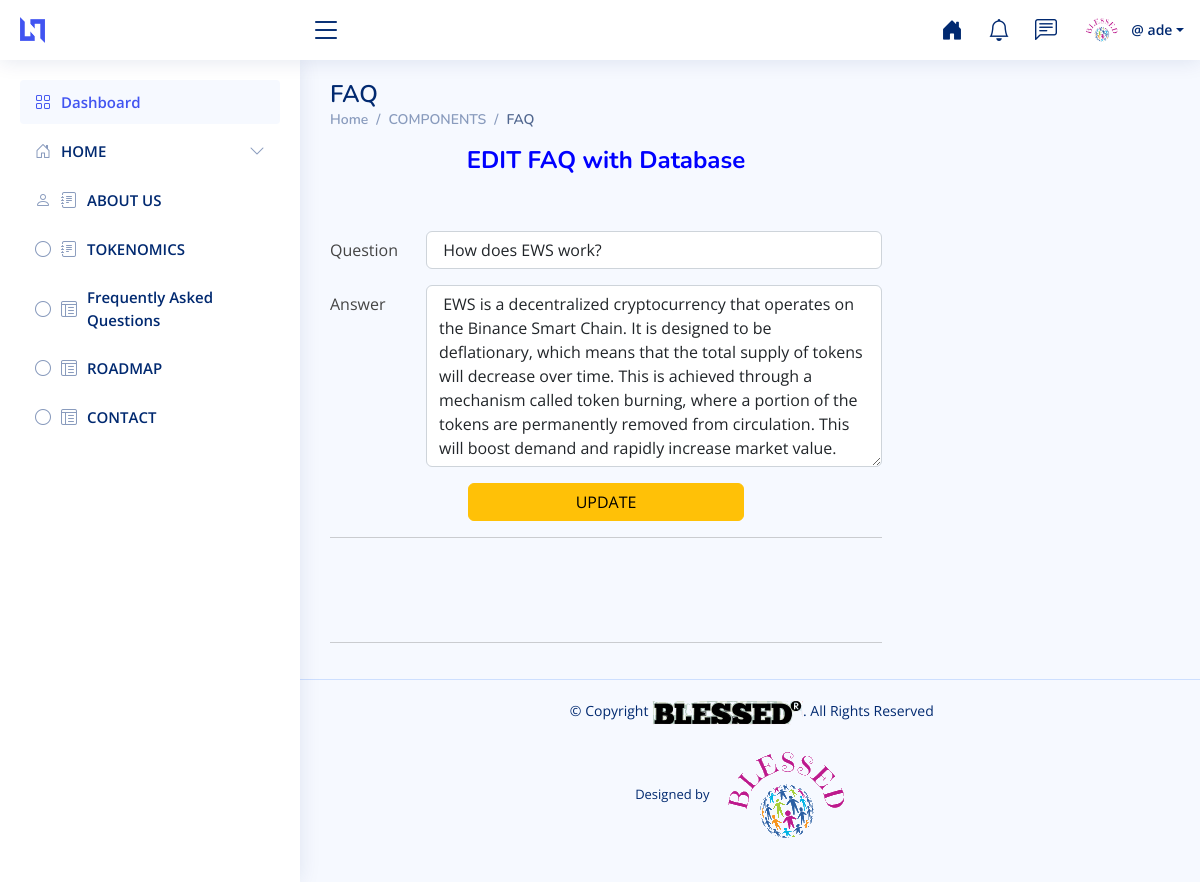
/EDIT_FAQ/2 (signed in), run on the app's committed database.
### ews_app/models.py (models this page shows, shortened)
class FAQ(models.Model):
    question = models.CharField(max_length=77)
    answer = models.TextField()

### ews_app/views.py (the view)
# urls.py: path('EDIT_FAQ/<str:pk>', views.editFaq, name='edit-faq'),
def editFaq(request, pk):
    prod = FAQ.objects.get(id=pk)
    if request.method == 'POST':
        prod.question = request.POST.get('question')
        prod.answer = request.POST.get('answer')
        prod.save()
        messages.success(request, 'Successfully UPDATED')
        return redirect('ews_app:faq-admin')
    context = {
        'prod': prod,
    }
    return render(request, 'ews_app/edit_faq.html', context)

### ews_app/templates/ews_app/edit_faq.html (shortened to what this page needs)
{% extends 'ews_app/base.html' %}
{% load static %}
{% block content %}
<main id="main" class="main">
    <div class="pagetitle">
      <h1>FAQ</h1>
      <nav>
        <ol class="breadcrumb">
          <li class="breadcrumb-item"><a href="{% url 'ews_app:ad-hm' %}">Home</a></li>
          <li class="breadcrumb-item">COMPONENTS</li>
          <li class="breadcrumb-item active">FAQ</li>
        </ol>
      </nav>
    </div>
    <section class="section">
        <div class="row">
            <div class="col-8">
                {% if user.is_authenticated %}
                <h4 class="text-center" style="color: blue; font-weight: 700;"> EDIT FAQ with Database</h4>
                    <br><br>
                    {% if submitted %}
                        The FAQ was submitted Successfully
                    {% else %}
                        <form action="" method="POST" enctype="multipart/form-data">
                            <div class="row mb-3">
                              <label for="" class="col-sm-2 col-form-label">Question</label>
                              <div class="col-sm-10">
                                <input type="text" name="question" value="{{prod.question}}" class="form-control" >
                              </div>
                            </div>
                            <div class="row mb-3">
                              <label for="" class="col-sm-2 col-form-label">Answer</label>
                              <div class="col-sm-10">
                                  <textarea  name="answer" class="form-control" placeholder="Enter a Speech Here" rows="7"  > {{prod.answer}} </textarea>
                              </div>
                            </div>
                        <center> <input type="submit" class="btn btn-warning col-6 " value="UPDATE"></center>
                        </form>
                        <hr>
                        <br><br><br>
                        <hr>
                    {% endif %}
                {% else %}
                <p>You are not allowed here</p>
            </div>
        {% endif %}
        </div>
    </section>
</main>
{% endblock content %}

### ews_app/templates/ews_app/header.html (shortened to what this page needs)
{% load static %}
  <header id="header" class="header fixed-top d-flex align-items-center">
    <div class="d-flex align-items-center justify-content-between">
      <a href="{% url 'ews_app:ad-hm' %}" class="logo d-flex align-items-center">
        <img src="assets/img/logo.png" alt="">
        <span class="d-none d-lg-block"><img src="" alt=""></span>
      </a>
      <i class="bi bi-list toggle-sidebar-btn"></i>
    </div>
    <nav class="header-nav ms-auto">
      <ul class="d-flex align-items-center">
        <li class="nav-item ">
          <a target="_blank" href="/" class="nav-link nav-icon">
            <i class="bi bi-house-door-fill"></i>
          </a>
        </li>
        <li class="nav-item dropdown">
          <a class="nav-link nav-icon" href="#" data-bs-toggle="dropdown">
            <i class="bi bi-bell"></i>
          </a>
        </li>
        <li class="nav-item dropdown">
          <a class="nav-link nav-icon" href="#" data-bs-toggle="dropdown">
            <i class="bi bi-chat-left-text"></i>
          </a>
        </li>
        <li class="nav-item dropdown pe-3">
          <a class="nav-link nav-profile d-flex align-items-center pe-0" href="#" data-bs-toggle="dropdown">
            {% if profile.profile_image %}
                <img src="{{ profile.profile_image.url }}" width="50" height="50" class=" rounded-circle" alt="{{ profile.user.username }}">
            {% else %}
                <img src="{% static 'images/78.png' %}" class="img-fluid rounded-start">
            {% endif %}
            <span class="d-none d-md-block dropdown-toggle ps-2">@ {{user}}</span>
          </a>
        </li>
      </ul>
    </nav>
  </header>

### static/adm/assets/css/style.css (style rules this page uses)
:root { scroll-behavior: smooth; }
body { font-family: "Open Sans", sans-serif; background: #f6f9ff; color: #444444; }
a { color: #4154f1; text-decoration: none; }
h1, h2, h3, h4, h5, h6 { font-family: "Nunito", sans-serif; }
#main { margin-top: 60px; padding: 20px 30px; transition: all 0.3s; }
.pagetitle { margin-bottom: 10px; }
.pagetitle h1 { font-size: 24px; margin-bottom: 0; font-weight: 600; color: #012970; }
.breadcrumb { font-size: 14px; font-family: "Nunito", sans-serif; color: #899bbd; font-weight: 600; }
.breadcrumb a { color: #899bbd; transition: 0.3s; }
.breadcrumb .breadcrumb-item::before { color: #899bbd; }
.breadcrumb .active { color: #51678f; font-weight: 600; }
.logo { line-height: 1; }
@media (min-width: 1200px) { .logo { width: 280px; } }
.logo img { max-height: 26px; margin-right: 6px; }
.logo span { font-size: 26px; font-weight: 700; color: #012970; font-family: "Nunito", sans-serif; }
.header { transition: all 0.5s; z-index: 997; height: 60px; box-shadow: 0px 2px 20px rgba(1, 41, 112, 0.1); background-color: #fff; padding-left: 20px; }
.header .toggle-sidebar-btn { font-size: 32px; padding-left: 10px; cursor: pointer; color: #012970; }
.header-nav ul { list-style: none; }
.header-nav>ul { margin: 0; padding: 0; }
.header-nav .nav-icon { font-size: 22px; color: #012970; margin-right: 25px; position: relative; }
.header-nav .nav-profile { color: #012970; }
.header-nav .nav-profile img { max-height: 36px; }
.header-nav .nav-profile span { font-size: 14px; font-weight: 600; }
@media (min-width: 1200px) { #main, #footer { margin-left: 300px; } }

### data on the page
FAQ: question "How does EWS work?", answer "EWS is a decentralized cryptocurrency that operates on the Binance Smart Chain. It is designed to be deflationary, which means that the total supply of tokens will decrease over time. This is achieved through a mechanism called token burning, where a portion of the tokens are permanently removed from circulation. This will boost demand and rapidly increase market value."

### other printed values
{{ user }} "ade"
